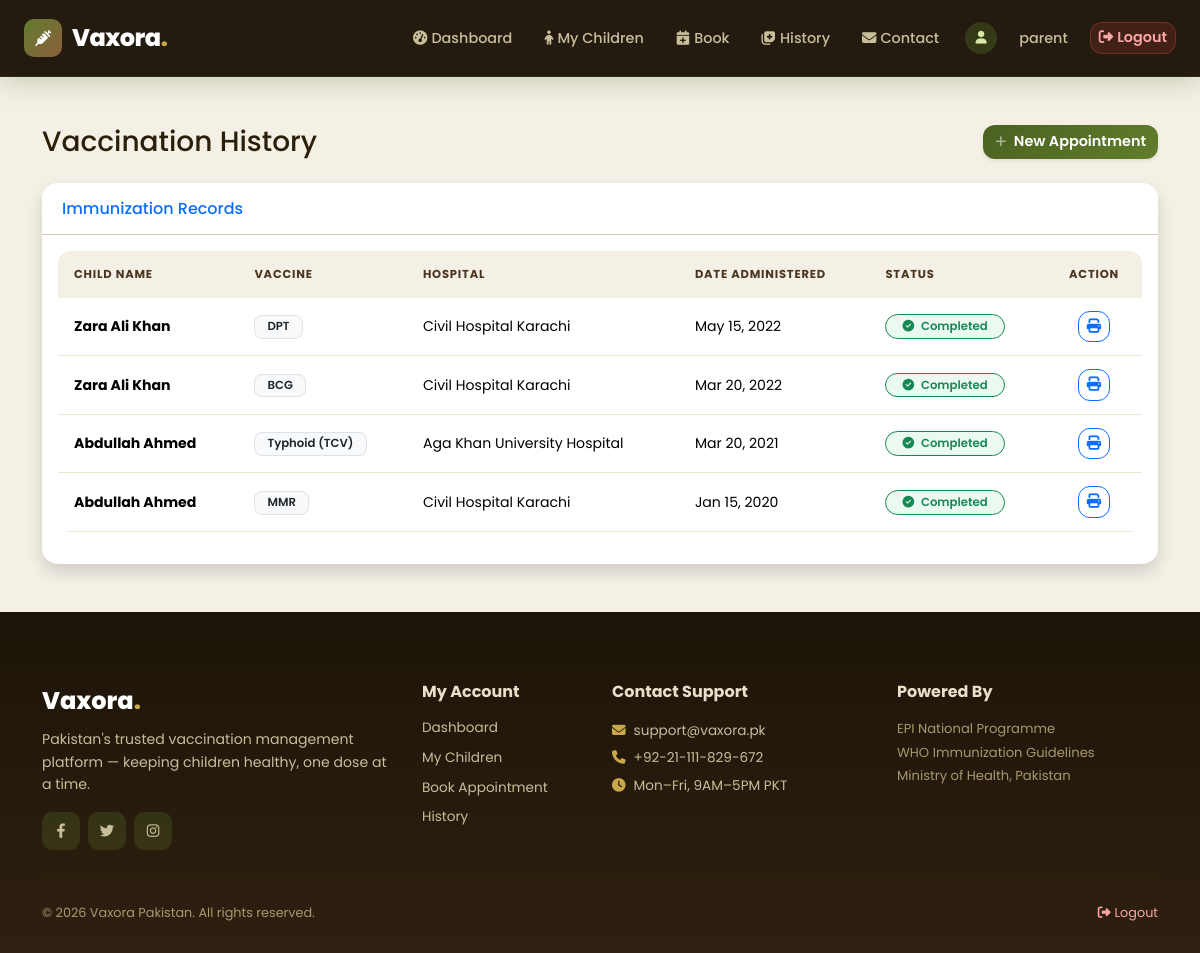
The app's page /VAXORA/attached_assets/vaccination_history_1778694459924.php (signed in) with its own data.
### tables this page shows
CREATE TABLE vaccination_records (
    record_id INTEGER PRIMARY KEY AUTOINCREMENT,
    child_id INTEGER NOT NULL,
    vaccine_id INTEGER NOT NULL,
    hospital_id INTEGER NOT NULL,
    administration_date TEXT NOT NULL,
    created_at TEXT DEFAULT (datetime('now')),
    FOREIGN KEY (child_id) REFERENCES children(child_id),
    FOREIGN KEY (vaccine_id) REFERENCES vaccines(vaccine_id),
    FOREIGN KEY (hospital_id) REFERENCES hospitals(hospital_id)
);

CREATE TABLE children (
    child_id INTEGER PRIMARY KEY AUTOINCREMENT,
    parent_id INTEGER NOT NULL,
    unique_child_id TEXT UNIQUE,
    full_name TEXT NOT NULL,
    date_of_birth TEXT NOT NULL,
    gender TEXT,
    birth_weight TEXT,
    blood_group TEXT,
    allergies TEXT,
    medical_conditions TEXT,
    created_at TEXT DEFAULT (datetime('now')),
    FOREIGN KEY (parent_id) REFERENCES parents(parent_id)
);

CREATE TABLE vaccines (
    vaccine_id INTEGER PRIMARY KEY AUTOINCREMENT,
    vaccine_name TEXT NOT NULL,
    description TEXT,
    doses_required INTEGER DEFAULT 1,
    age_group TEXT,
    status TEXT DEFAULT 'active',
    created_at TEXT DEFAULT (datetime('now'))
);

CREATE TABLE hospitals (
    hospital_id INTEGER PRIMARY KEY AUTOINCREMENT,
    user_id INTEGER,
    hospital_name TEXT NOT NULL,
    address TEXT,
    city TEXT,
    phone TEXT,
    email TEXT,
    pincode TEXT,
    registration_number TEXT,
    status TEXT DEFAULT 'active',
    created_at TEXT DEFAULT (datetime('now')),
    FOREIGN KEY (user_id) REFERENCES users(user_id)
);

### VAXORA/attached_assets/vaccination_history_1778694459924.php (the view, shortened to what this page needs)
<?php
$database = new Database();
$db = $database->getConnection();
$parentQuery = "SELECT parent_id FROM parents WHERE user_id = :user_id LIMIT 1";
$stmt = $db->prepare($parentQuery);
$stmt->bindParam(':user_id', $_SESSION['user_id'], PDO::PARAM_INT);
$stmt->execute();
$parent = $stmt->fetch(PDO::FETCH_ASSOC);
$parent_id = $parent['parent_id'];
$query = "SELECT vr.*,
          c.full_name as child_name,
          v.vaccine_name,
          h.hospital_name
          FROM vaccination_records vr
          INNER JOIN children c ON vr.child_id = c.child_id
          INNER JOIN vaccines v ON vr.vaccine_id = v.vaccine_id
          INNER JOIN hospitals h ON vr.hospital_id = h.hospital_id
          WHERE c.parent_id = :parent_id
          ORDER BY vr.administration_date DESC";
$stmt = $db->prepare($query);
$stmt->bindParam(':parent_id', $parent_id, PDO::PARAM_INT);
$stmt->execute();
$records = $stmt->fetchAll(PDO::FETCH_ASSOC);
include 'includes/header.php';
?>
<div class="container py-5">
    <div class="d-flex justify-content-between align-items-center mb-4">
        <h2 class="h3 mb-0 text-gray-800">Vaccination History</h2>
        <a href="book_appointment.php" class="btn btn-primary shadow-sm">
            <i class="fas fa-plus fa-sm text-white-50 me-1"></i> New Appointment
        </a>
    </div>
    <div class="card shadow border-0">
        <div class="card-header bg-white py-3">
            <h6 class="m-0 font-weight-bold text-primary">Immunization Records</h6>
        </div>
        <div class="card-body">
            <?php if(count($records) > 0): ?>
                <div class="table-responsive">
                    <table class="table table-hover align-middle" id="historyTable">
                        <thead class="table-light text-secondary uppercase font-weight-bold">
                            <tr>
                                <th>Child Name</th>
                                <th>Vaccine</th>
                                <th>Hospital</th>
                                <th>Date Administered</th>
                                <th>Status</th>
                                <th class="text-center">Action</th>
                            </tr>
                        </thead>
                        <tbody>
                            <?php foreach($records as $r): ?>
                                <tr>
                                    <td class="fw-bold"><?= htmlspecialchars($r['child_name']); ?></td>
                                    <td>
                                        <span class="badge bg-light text-dark border">
                                            <?= htmlspecialchars($r['vaccine_name']); ?>
                                        </span>
                                    </td>
                                    <td><?= htmlspecialchars($r['hospital_name']); ?></td>
                                    <td><?= date('M d, Y', strtotime($r['administration_date'])); ?></td>
                                    <td>
                                        <span class="badge rounded-pill bg-success-soft text-success border border-success px-3">
                                            <i class="fas fa-check-circle me-1"></i> Completed
                                        </span>
                                    </td>
                                    <td class="text-center">
                                        <button class="btn btn-sm btn-outline-primary" onclick="window.print()">
                                            <i class="fas fa-print"></i>
                                        </button>
                                    </td>
                                </tr>
                            <?php endforeach; ?>
                        </tbody>
                    </table>
                </div>
            <?php endif; ?>
        </div>
    </div>
</div>
<?php include 'includes/footer.php'; ?>

### VAXORA/assets/css/style.css (style rules this page uses)
:root { --primary: #4A6120; --primary-light: #627D2D; --primary-dark: #344515; --secondary: #8B5E3C; --accent: #C8A84B; --success: #4A7C59; --danger: #C0392B; --dark: #1C1408; --mid-dark: #2E2010; --light: #F8F4EC; --border: #D4C9B0; --shadow: 0 4px 24px rgba(74,97,32,0.10); --shadow-hover: 0 8px 40px rgba(74,97,32,0.22); --radius: 16px; --radius-lg: 24px; }
* { margin: 0; padding: 0; box-sizing: border-box; }
html { scroll-behavior: smooth; }
body { font-family: 'Poppins', 'Segoe UI', sans-serif; background: #F4F0E6; color: #2C1F0A; line-height: 1.6; display: flex; flex-direction: column; min-height: 100vh; }
.card { border: 1px solid var(--border); border-radius: var(--radius); box-shadow: var(--shadow); background: #fff; transition: all .3s; }
.card-header { background: #fff; border-bottom: 1px solid var(--border); border-radius: var(--radius) var(--radius) 0 0 !important; font-weight: 600; padding: 16px 20px; }
.btn { border-radius: 12px; font-weight: 600; transition: all .25s; font-size: 0.9rem; }
.btn-primary { background: linear-gradient(135deg, var(--primary), var(--primary-light)); border: none; color: #fff; box-shadow: 0 4px 16px rgba(74,97,32,0.35); }
.table { background: #fff; border-radius: 12px; overflow: hidden; font-size: 0.88rem; }
.table thead th { background: #F4F0E6; color: #4A3520; font-size: 0.72rem; font-weight: 700; text-transform: uppercase; letter-spacing: 0.8px; border: none; padding: 14px 16px; }
.table tbody td { padding: 13px 16px; border-color: #EDE7D5; vertical-align: middle; }
.badge { padding: 5px 12px; border-radius: 8px; font-weight: 600; font-size: 0.73rem; }

### VAXORA/attached_assets/vaccination_history_1778694459924.php (style rules this page uses)
.bg-success-soft { background-color: #eafaf1; }
.text-secondary { color: #6c757d !important; }
.uppercase { text-transform: uppercase; letter-spacing: 1px; font-size: 0.75rem; }

### records on screen
vaccination_records: child.full_name "Zara Ali Khan", vaccine.vaccine_name "DPT", hospital.hospital_name "Civil Hospital Karachi", administration_date "May 15, 2022"
vaccination_records: child.full_name "Zara Ali Khan", vaccine.vaccine_name "BCG", hospital.hospital_name "Civil Hospital Karachi", administration_date "Mar 20, 2022"
vaccination_records: child.full_name "Abdullah Ahmed", vaccine.vaccine_name "Typhoid (TCV)", hospital.hospital_name "Aga Khan University Hospital", administration_date "Mar 20, 2021"
vaccination_records: child.full_name "Abdullah Ahmed", vaccine.vaccine_name "MMR", hospital.hospital_name "Civil Hospital Karachi", administration_date "Jan 15, 2020"

### other values on screen
explode('@',$_SESSION['email'] ?? '')[0] "parent"
